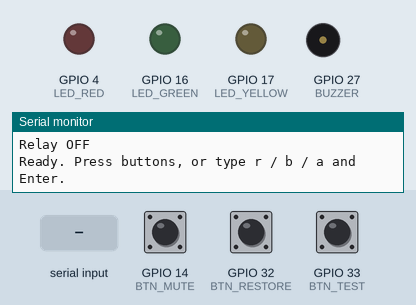
Bench run of a sketch on a simulated ESP32. Parts: output pins drawn as LEDs (lit = HIGH), buzzer (waves = sounding, pin HIGH), the last lines printed to the serial monitor. The inputs (shaded band) are chosen by the test bench; at power-on: GPIO 14 (BTN_MUTE) HIGH, GPIO 32 (BTN_RESTORE) HIGH, GPIO 33 (BTN_TEST) HIGH.

Above: at 2.7 s.
2.8 s: GPIO 14 (BTN_MUTE) pulled LOW for 0.15 s
At 3.9 s:
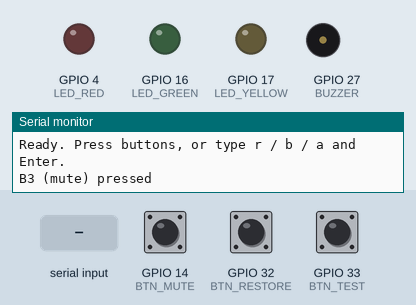
4.4 s: "b" received over Serial
At 4.55 s:
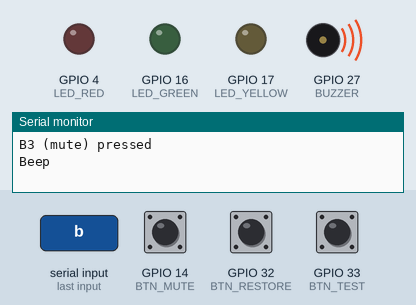
6.2 s: "a" received over Serial
At 7.4 s:
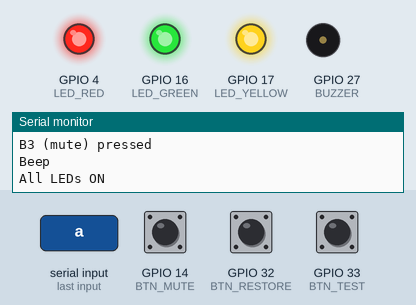
7.7 s: GPIO 14 (BTN_MUTE) pulled LOW for 1 s
At 8.8 s:
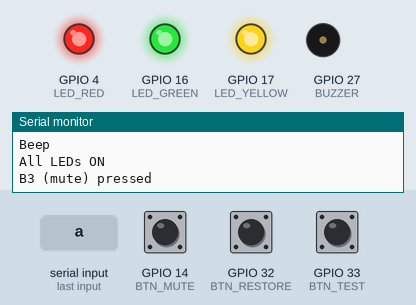
Timing chart, 0 to 10.7 s (numbered marks = the images above; inputs shaded):
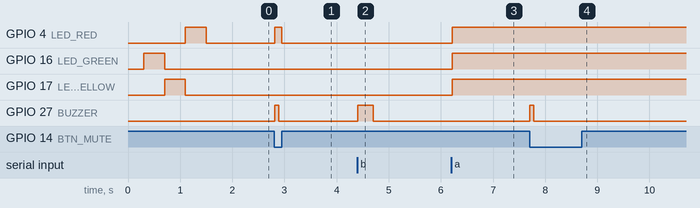

Measured:
- after the input at 2.8 s, GPIO 4 (LED_RED): LOW → HIGH at once, → LOW 0.14 s later; GPIO 27 (BUZZER): LOW → HIGH at once, → LOW 0.08 s later
- after the input at 4.4 s, GPIO 27 (BUZZER): LOW → HIGH at once, → LOW 0.30 s later
- after the input at 6.2 s, GPIO 4 (LED_RED), GPIO 16 (LED_GREEN), GPIO 17 (LED_YELLOW): LOW → HIGH at once
- after the input at 7.7 s, GPIO 27 (BUZZER): LOW → HIGH at once, → LOW 0.08 s later

The sketch:

outputs_test.ino
```cpp
// SismoEv test 03 — LEDs, buttons, buzzer, relay
// Serial Monitor: 115200 baud.
//
// Wiring (see docs/pin-plan.md):
//   Green LED  GPIO16 -> 330R -> LED(+, long leg) ; LED(-, short leg) -> GND
//   Yellow LED GPIO17 -> 330R -> LED(+)           ; LED(-) -> GND
//   Red LED    GPIO4  -> 330R -> LED(+)           ; LED(-) -> GND
//   Button B1  GPIO32 -> button -> GND  (restore power)
//   Button B2  GPIO33 -> button -> GND  (test)
//   Button B3  GPIO14 -> button -> GND  (mute)
//   Buzzer module: VCC -> 5V (VIN), GND -> GND, I/O -> GPIO27
//   Relay module : VCC -> 5V (VIN), GND -> GND, IN  -> GPIO26
//
// What it does:
//   On start the three LEDs light up one after another.
//   B1 -> green LED, B2 -> yellow LED, B3 -> red LED + short beep.
//   Serial commands: r = toggle relay, b = beep, a = all LEDs on/off.

const int LED_GREEN  = 16;
const int LED_YELLOW = 17;
const int LED_RED    = 4;
const int BTN_RESTORE = 32;
const int BTN_TEST    = 33;
const int BTN_MUTE    = 14;
const int BUZZER = 27;
const int RELAY  = 26;

bool relayOn = false;
bool allLeds = false;

// The relay module is low-level triggered and powered from 5 V.
// A 3.3 V HIGH may not switch it fully off, so "off" releases the pin
// (input mode) and the module's own pull-up keeps it off.
void setRelay(bool on) {
  if (on) {
    pinMode(RELAY, OUTPUT);
    digitalWrite(RELAY, LOW);
  } else {
    pinMode(RELAY, INPUT);
  }
  relayOn = on;
  Serial.printf("Relay %s\n", on ? "ON (circuit closed)" : "OFF");
}

void beep(int ms) {
  digitalWrite(BUZZER, HIGH);
  delay(ms);
  digitalWrite(BUZZER, LOW);
}

void setup() {
  Serial.begin(115200);
  delay(300);
  Serial.println("\nSismoEv output test");

  pinMode(LED_GREEN, OUTPUT);
  pinMode(LED_YELLOW, OUTPUT);
  pinMode(LED_RED, OUTPUT);
  pinMode(BUZZER, OUTPUT);
  pinMode(BTN_RESTORE, INPUT_PULLUP);
  pinMode(BTN_TEST, INPUT_PULLUP);
  pinMode(BTN_MUTE, INPUT_PULLUP);
  setRelay(false);

  int leds[] = {LED_GREEN, LED_YELLOW, LED_RED};
  for (int i = 0; i < 3; i++) {
    digitalWrite(leds[i], HIGH);
    delay(400);
    digitalWrite(leds[i], LOW);
  }
  Serial.println("Ready. Press buttons, or type r / b / a and Enter.");
}

void loop() {
  bool b1 = digitalRead(BTN_RESTORE) == LOW;
  bool b2 = digitalRead(BTN_TEST) == LOW;
  bool b3 = digitalRead(BTN_MUTE) == LOW;

  if (!allLeds) {
    digitalWrite(LED_GREEN, b1);
    digitalWrite(LED_YELLOW, b2);
    digitalWrite(LED_RED, b3);
  }

  static bool lastB1 = false, lastB2 = false, lastB3 = false;
  if (b1 && !lastB1) Serial.println("B1 (restore) pressed");
  if (b2 && !lastB2) Serial.println("B2 (test) pressed");
  if (b3 && !lastB3) { Serial.println("B3 (mute) pressed"); beep(80); }
  lastB1 = b1; lastB2 = b2; lastB3 = b3;

  if (Serial.available()) {
    char c = Serial.read();
    if (c == 'r') setRelay(!relayOn);
    if (c == 'b') { Serial.println("Beep"); beep(300); }
    if (c == 'a') {
      allLeds = !allLeds;
      digitalWrite(LED_GREEN, allLeds);
      digitalWrite(LED_YELLOW, allLeds);
      digitalWrite(LED_RED, allLeds);
      Serial.printf("All LEDs %s\n", allLeds ? "ON" : "OFF");
    }
  }
  delay(20);
}
```
